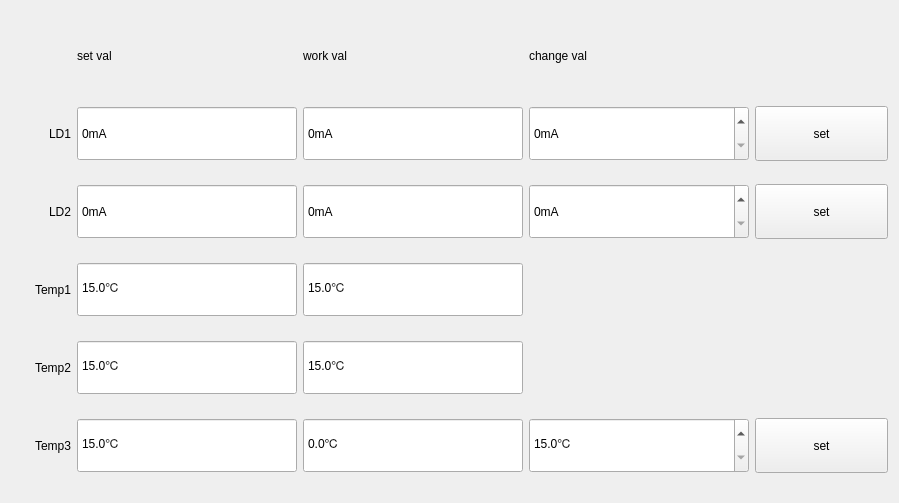
<?xml version="1.0" encoding="UTF-8"?>
<ui version="4.0">
 <class>mSeedparamWdt</class>
 <widget class="QWidget" name="mSeedparamWdt">
  <property name="geometry">
   <rect>
    <x>0</x>
    <y>0</y>
    <width>899</width>
    <height>503</height>
   </rect>
  </property>
  <property name="windowTitle">
   <string>Form</string>
  </property>
  <layout class="QGridLayout" name="gridLayout">
   <item row="0" column="1">
    <widget class="QLabel" name="label_6">
     <property name="minimumSize">
      <size>
       <width>0</width>
       <height>55</height>
      </size>
     </property>
     <property name="maximumSize">
      <size>
       <width>16777215</width>
       <height>55</height>
      </size>
     </property>
     <property name="text">
      <string>set val</string>
     </property>
    </widget>
   </item>
   <item row="0" column="2">
    <widget class="QLabel" name="label_7">
     <property name="minimumSize">
      <size>
       <width>0</width>
       <height>55</height>
      </size>
     </property>
     <property name="maximumSize">
      <size>
       <width>16777215</width>
       <height>55</height>
      </size>
     </property>
     <property name="text">
      <string>work val</string>
     </property>
    </widget>
   </item>
   <item row="0" column="3">
    <widget class="QLabel" name="label_8">
     <property name="minimumSize">
      <size>
       <width>0</width>
       <height>55</height>
      </size>
     </property>
     <property name="maximumSize">
      <size>
       <width>16777215</width>
       <height>55</height>
      </size>
     </property>
     <property name="text">
      <string>change val</string>
     </property>
    </widget>
   </item>
   <item row="1" column="0">
    <widget class="QLabel" name="label">
     <property name="sizePolicy">
      <sizepolicy hsizetype="Fixed" vsizetype="Preferred">
       <horstretch>0</horstretch>
       <verstretch>0</verstretch>
      </sizepolicy>
     </property>
     <property name="minimumSize">
      <size>
       <width>60</width>
       <height>0</height>
      </size>
     </property>
     <property name="text">
      <string>LD1</string>
     </property>
     <property name="alignment">
      <set>Qt::AlignRight|Qt::AlignTrailing|Qt::AlignVCenter</set>
     </property>
    </widget>
   </item>
   <item row="1" column="1">
    <widget class="QSpinBox" name="mDl1Set">
     <property name="sizePolicy">
      <sizepolicy hsizetype="Preferred" vsizetype="Preferred">
       <horstretch>0</horstretch>
       <verstretch>0</verstretch>
      </sizepolicy>
     </property>
     <property name="minimumSize">
      <size>
       <width>220</width>
       <height>55</height>
      </size>
     </property>
     <property name="maximumSize">
      <size>
       <width>220</width>
       <height>55</height>
      </size>
     </property>
     <property name="readOnly">
      <bool>true</bool>
     </property>
     <property name="buttonSymbols">
      <enum>QAbstractSpinBox::NoButtons</enum>
     </property>
     <property name="suffix">
      <string>mA</string>
     </property>
     <property name="prefix">
      <string/>
     </property>
     <property name="maximum">
      <number>2000</number>
     </property>
    </widget>
   </item>
   <item row="1" column="2">
    <widget class="QSpinBox" name="mDl1Work">
     <property name="sizePolicy">
      <sizepolicy hsizetype="Preferred" vsizetype="Preferred">
       <horstretch>0</horstretch>
       <verstretch>0</verstretch>
      </sizepolicy>
     </property>
     <property name="minimumSize">
      <size>
       <width>220</width>
       <height>55</height>
      </size>
     </property>
     <property name="maximumSize">
      <size>
       <width>220</width>
       <height>55</height>
      </size>
     </property>
     <property name="readOnly">
      <bool>true</bool>
     </property>
     <property name="buttonSymbols">
      <enum>QAbstractSpinBox::NoButtons</enum>
     </property>
     <property name="suffix">
      <string>mA</string>
     </property>
     <property name="prefix">
      <string/>
     </property>
     <property name="maximum">
      <number>2000</number>
     </property>
    </widget>
   </item>
   <item row="1" column="3">
    <widget class="QSpinBox" name="mDl1Change">
     <property name="sizePolicy">
      <sizepolicy hsizetype="Preferred" vsizetype="Preferred">
       <horstretch>0</horstretch>
       <verstretch>0</verstretch>
      </sizepolicy>
     </property>
     <property name="minimumSize">
      <size>
       <width>220</width>
       <height>55</height>
      </size>
     </property>
     <property name="maximumSize">
      <size>
       <width>220</width>
       <height>55</height>
      </size>
     </property>
     <property name="suffix">
      <string>mA</string>
     </property>
     <property name="prefix">
      <string/>
     </property>
     <property name="maximum">
      <number>2000</number>
     </property>
    </widget>
   </item>
   <item row="1" column="4">
    <widget class="QPushButton" name="mDl1SetBtn">
     <property name="sizePolicy">
      <sizepolicy hsizetype="Preferred" vsizetype="Preferred">
       <horstretch>0</horstretch>
       <verstretch>0</verstretch>
      </sizepolicy>
     </property>
     <property name="minimumSize">
      <size>
       <width>100</width>
       <height>55</height>
      </size>
     </property>
     <property name="maximumSize">
      <size>
       <width>150</width>
       <height>55</height>
      </size>
     </property>
     <property name="text">
      <string>set</string>
     </property>
    </widget>
   </item>
   <item row="2" column="0">
    <widget class="QLabel" name="label_2">
     <property name="sizePolicy">
      <sizepolicy hsizetype="Fixed" vsizetype="Preferred">
       <horstretch>0</horstretch>
       <verstretch>0</verstretch>
      </sizepolicy>
     </property>
     <property name="minimumSize">
      <size>
       <width>60</width>
       <height>0</height>
      </size>
     </property>
     <property name="text">
      <string>LD2</string>
     </property>
     <property name="alignment">
      <set>Qt::AlignRight|Qt::AlignTrailing|Qt::AlignVCenter</set>
     </property>
    </widget>
   </item>
   <item row="2" column="1">
    <widget class="QSpinBox" name="mDl2Set">
     <property name="sizePolicy">
      <sizepolicy hsizetype="Preferred" vsizetype="Preferred">
       <horstretch>0</horstretch>
       <verstretch>0</verstretch>
      </sizepolicy>
     </property>
     <property name="minimumSize">
      <size>
       <width>220</width>
       <height>55</height>
      </size>
     </property>
     <property name="maximumSize">
      <size>
       <width>220</width>
       <height>55</height>
      </size>
     </property>
     <property name="readOnly">
      <bool>true</bool>
     </property>
     <property name="buttonSymbols">
      <enum>QAbstractSpinBox::NoButtons</enum>
     </property>
     <property name="suffix">
      <string>mA</string>
     </property>
     <property name="prefix">
      <string/>
     </property>
     <property name="maximum">
      <number>2000</number>
     </property>
    </widget>
   </item>
   <item row="2" column="2">
    <widget class="QSpinBox" name="mDl2Work">
     <property name="sizePolicy">
      <sizepolicy hsizetype="Preferred" vsizetype="Preferred">
       <horstretch>0</horstretch>
       <verstretch>0</verstretch>
      </sizepolicy>
     </property>
     <property name="minimumSize">
      <size>
       <width>220</width>
       <height>55</height>
      </size>
     </property>
     <property name="maximumSize">
      <size>
       <width>220</width>
       <height>55</height>
      </size>
     </property>
     <property name="readOnly">
      <bool>true</bool>
     </property>
     <property name="buttonSymbols">
      <enum>QAbstractSpinBox::NoButtons</enum>
     </property>
     <property name="suffix">
      <string>mA</string>
     </property>
     <property name="prefix">
      <string/>
     </property>
     <property name="maximum">
      <number>2000</number>
     </property>
    </widget>
   </item>
   <item row="2" column="3">
    <widget class="QSpinBox" name="mDl2Change">
     <property name="sizePolicy">
      <sizepolicy hsizetype="Preferred" vsizetype="Preferred">
       <horstretch>0</horstretch>
       <verstretch>0</verstretch>
      </sizepolicy>
     </property>
     <property name="minimumSize">
      <size>
       <width>220</width>
       <height>55</height>
      </size>
     </property>
     <property name="maximumSize">
      <size>
       <width>220</width>
       <height>55</height>
      </size>
     </property>
     <property name="suffix">
      <string>mA</string>
     </property>
     <property name="prefix">
      <string/>
     </property>
     <property name="maximum">
      <number>2000</number>
     </property>
    </widget>
   </item>
   <item row="2" column="4">
    <widget class="QPushButton" name="mDl2SetBtn">
     <property name="sizePolicy">
      <sizepolicy hsizetype="Preferred" vsizetype="Preferred">
       <horstretch>0</horstretch>
       <verstretch>0</verstretch>
      </sizepolicy>
     </property>
     <property name="minimumSize">
      <size>
       <width>100</width>
       <height>55</height>
      </size>
     </property>
     <property name="maximumSize">
      <size>
       <width>150</width>
       <height>55</height>
      </size>
     </property>
     <property name="text">
      <string>set</string>
     </property>
    </widget>
   </item>
   <item row="3" column="0">
    <widget class="QLabel" name="label_4">
     <property name="sizePolicy">
      <sizepolicy hsizetype="Fixed" vsizetype="Preferred">
       <horstretch>0</horstretch>
       <verstretch>0</verstretch>
      </sizepolicy>
     </property>
     <property name="minimumSize">
      <size>
       <width>60</width>
       <height>0</height>
      </size>
     </property>
     <property name="text">
      <string>Temp1</string>
     </property>
     <property name="alignment">
      <set>Qt::AlignRight|Qt::AlignTrailing|Qt::AlignVCenter</set>
     </property>
    </widget>
   </item>
   <item row="3" column="1">
    <widget class="QDoubleSpinBox" name="mSemp1Work">
     <property name="sizePolicy">
      <sizepolicy hsizetype="Preferred" vsizetype="Preferred">
       <horstretch>0</horstretch>
       <verstretch>0</verstretch>
      </sizepolicy>
     </property>
     <property name="minimumSize">
      <size>
       <width>220</width>
       <height>55</height>
      </size>
     </property>
     <property name="maximumSize">
      <size>
       <width>220</width>
       <height>55</height>
      </size>
     </property>
     <property name="readOnly">
      <bool>true</bool>
     </property>
     <property name="buttonSymbols">
      <enum>QAbstractSpinBox::NoButtons</enum>
     </property>
     <property name="suffix">
      <string>℃</string>
     </property>
     <property name="decimals">
      <number>1</number>
     </property>
     <property name="minimum">
      <double>15.000000000000000</double>
     </property>
     <property name="maximum">
      <double>50.000000000000000</double>
     </property>
    </widget>
   </item>
   <item row="3" column="2">
    <widget class="QDoubleSpinBox" name="mSemp1Set">
     <property name="sizePolicy">
      <sizepolicy hsizetype="Preferred" vsizetype="Preferred">
       <horstretch>0</horstretch>
       <verstretch>0</verstretch>
      </sizepolicy>
     </property>
     <property name="minimumSize">
      <size>
       <width>220</width>
       <height>55</height>
      </size>
     </property>
     <property name="maximumSize">
      <size>
       <width>220</width>
       <height>55</height>
      </size>
     </property>
     <property name="readOnly">
      <bool>true</bool>
     </property>
     <property name="buttonSymbols">
      <enum>QAbstractSpinBox::NoButtons</enum>
     </property>
     <property name="suffix">
      <string>℃</string>
     </property>
     <property name="decimals">
      <number>1</number>
     </property>
     <property name="minimum">
      <double>15.000000000000000</double>
     </property>
     <property name="maximum">
      <double>50.000000000000000</double>
     </property>
    </widget>
   </item>
   <item row="4" column="0">
    <widget class="QLabel" name="label_3">
     <property name="sizePolicy">
      <sizepolicy hsizetype="Fixed" vsizetype="Preferred">
       <horstretch>0</horstretch>
       <verstretch>0</verstretch>
      </sizepolicy>
     </property>
     <property name="minimumSize">
      <size>
       <width>60</width>
       <height>0</height>
      </size>
     </property>
     <property name="text">
      <string>Temp2</string>
     </property>
     <property name="alignment">
      <set>Qt::AlignRight|Qt::AlignTrailing|Qt::AlignVCenter</set>
     </property>
    </widget>
   </item>
   <item row="4" column="1">
    <widget class="QDoubleSpinBox" name="mSemp2Set">
     <property name="sizePolicy">
      <sizepolicy hsizetype="Preferred" vsizetype="Preferred">
       <horstretch>0</horstretch>
       <verstretch>0</verstretch>
      </sizepolicy>
     </property>
     <property name="minimumSize">
      <size>
       <width>220</width>
       <height>55</height>
      </size>
     </property>
     <property name="maximumSize">
      <size>
       <width>220</width>
       <height>55</height>
      </size>
     </property>
     <property name="readOnly">
      <bool>true</bool>
     </property>
     <property name="buttonSymbols">
      <enum>QAbstractSpinBox::NoButtons</enum>
     </property>
     <property name="suffix">
      <string>℃</string>
     </property>
     <property name="decimals">
      <number>1</number>
     </property>
     <property name="minimum">
      <double>15.000000000000000</double>
     </property>
     <property name="maximum">
      <double>50.000000000000000</double>
     </property>
    </widget>
   </item>
   <item row="4" column="2">
    <widget class="QDoubleSpinBox" name="mSemp2Work">
     <property name="sizePolicy">
      <sizepolicy hsizetype="Preferred" vsizetype="Preferred">
       <horstretch>0</horstretch>
       <verstretch>0</verstretch>
      </sizepolicy>
     </property>
     <property name="minimumSize">
      <size>
       <width>220</width>
       <height>55</height>
      </size>
     </property>
     <property name="maximumSize">
      <size>
       <width>220</width>
       <height>55</height>
      </size>
     </property>
     <property name="readOnly">
      <bool>true</bool>
     </property>
     <property name="buttonSymbols">
      <enum>QAbstractSpinBox::NoButtons</enum>
     </property>
     <property name="suffix">
      <string>℃</string>
     </property>
     <property name="decimals">
      <number>1</number>
     </property>
     <property name="minimum">
      <double>15.000000000000000</double>
     </property>
     <property name="maximum">
      <double>50.000000000000000</double>
     </property>
    </widget>
   </item>
   <item row="5" column="0">
    <widget class="QLabel" name="label_5">
     <property name="sizePolicy">
      <sizepolicy hsizetype="Fixed" vsizetype="Preferred">
       <horstretch>0</horstretch>
       <verstretch>0</verstretch>
      </sizepolicy>
     </property>
     <property name="minimumSize">
      <size>
       <width>60</width>
       <height>0</height>
      </size>
     </property>
     <property name="text">
      <string>Temp3</string>
     </property>
     <property name="alignment">
      <set>Qt::AlignRight|Qt::AlignTrailing|Qt::AlignVCenter</set>
     </property>
    </widget>
   </item>
   <item row="5" column="1">
    <widget class="QDoubleSpinBox" name="mSemp3Set">
     <property name="sizePolicy">
      <sizepolicy hsizetype="Preferred" vsizetype="Preferred">
       <horstretch>0</horstretch>
       <verstretch>0</verstretch>
      </sizepolicy>
     </property>
     <property name="minimumSize">
      <size>
       <width>220</width>
       <height>55</height>
      </size>
     </property>
     <property name="maximumSize">
      <size>
       <width>220</width>
       <height>55</height>
      </size>
     </property>
     <property name="readOnly">
      <bool>true</bool>
     </property>
     <property name="buttonSymbols">
      <enum>QAbstractSpinBox::NoButtons</enum>
     </property>
     <property name="suffix">
      <string>℃</string>
     </property>
     <property name="decimals">
      <number>1</number>
     </property>
     <property name="minimum">
      <double>15.000000000000000</double>
     </property>
     <property name="maximum">
      <double>50.000000000000000</double>
     </property>
     <property name="singleStep">
      <double>0.100000000000000</double>
     </property>
    </widget>
   </item>
   <item row="5" column="2">
    <widget class="QDoubleSpinBox" name="mSemp3Work">
     <property name="sizePolicy">
      <sizepolicy hsizetype="Preferred" vsizetype="Preferred">
       <horstretch>0</horstretch>
       <verstretch>0</verstretch>
      </sizepolicy>
     </property>
     <property name="minimumSize">
      <size>
       <width>220</width>
       <height>55</height>
      </size>
     </property>
     <property name="maximumSize">
      <size>
       <width>220</width>
       <height>55</height>
      </size>
     </property>
     <property name="readOnly">
      <bool>true</bool>
     </property>
     <property name="buttonSymbols">
      <enum>QAbstractSpinBox::NoButtons</enum>
     </property>
     <property name="suffix">
      <string>℃</string>
     </property>
     <property name="decimals">
      <number>1</number>
     </property>
     <property name="maximum">
      <double>50.000000000000000</double>
     </property>
     <property name="singleStep">
      <double>0.100000000000000</double>
     </property>
    </widget>
   </item>
   <item row="5" column="3">
    <widget class="QDoubleSpinBox" name="mSemp3Change">
     <property name="sizePolicy">
      <sizepolicy hsizetype="Preferred" vsizetype="Preferred">
       <horstretch>0</horstretch>
       <verstretch>0</verstretch>
      </sizepolicy>
     </property>
     <property name="minimumSize">
      <size>
       <width>220</width>
       <height>55</height>
      </size>
     </property>
     <property name="maximumSize">
      <size>
       <width>220</width>
       <height>55</height>
      </size>
     </property>
     <property name="suffix">
      <string>℃</string>
     </property>
     <property name="decimals">
      <number>1</number>
     </property>
     <property name="minimum">
      <double>15.000000000000000</double>
     </property>
     <property name="maximum">
      <double>50.000000000000000</double>
     </property>
     <property name="singleStep">
      <double>0.100000000000000</double>
     </property>
    </widget>
   </item>
   <item row="5" column="4">
    <widget class="QPushButton" name="mSemp3SetBtn">
     <property name="sizePolicy">
      <sizepolicy hsizetype="Preferred" vsizetype="Preferred">
       <horstretch>0</horstretch>
       <verstretch>0</verstretch>
      </sizepolicy>
     </property>
     <property name="minimumSize">
      <size>
       <width>100</width>
       <height>55</height>
      </size>
     </property>
     <property name="maximumSize">
      <size>
       <width>150</width>
       <height>55</height>
      </size>
     </property>
     <property name="text">
      <string>set</string>
     </property>
    </widget>
   </item>
  </layout>
 </widget>
 <resources/>
 <connections/>
</ui>
